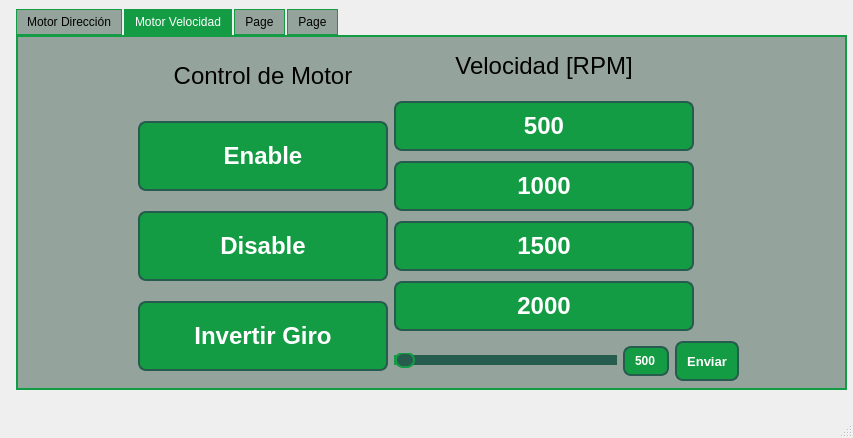
<?xml version="1.0" encoding="UTF-8"?>
<ui version="4.0">
 <class>MainWindow</class>
 <widget class="QMainWindow" name="MainWindow">
  <property name="geometry">
   <rect>
    <x>0</x>
    <y>0</y>
    <width>853</width>
    <height>438</height>
   </rect>
  </property>
  <property name="windowTitle">
   <string>MainWindow</string>
  </property>
  <widget class="QWidget" name="centralwidget">
   <widget class="QTextEdit" name="textEdit">
    <property name="geometry">
     <rect>
      <x>60</x>
      <y>530</y>
      <width>50</width>
      <height>50</height>
     </rect>
    </property>
    <property name="maximumSize">
     <size>
      <width>50</width>
      <height>50</height>
     </size>
    </property>
   </widget>
   <widget class="QTabWidget" name="tabWidget">
    <property name="geometry">
     <rect>
      <x>16</x>
      <y>9</y>
      <width>831</width>
      <height>381</height>
     </rect>
    </property>
    <property name="styleSheet">
     <string notr="true">QTabWidget::pane {
    /* El área de contenido del TabWidget */
    background-color: #94a49c;  /* Fondo del área de contenido */
    border: 2px solid #149c44;  /* Borde alrededor del área de contenido */
}

QTabBar {
    /* El contenedor de las pestañas */
    background-color: transparent;  /* Deja transparente para mostrar bordes */
}

QTabBar::tab {
    /* Estilo para las pestañas */
    background-color: #94a49c;
    border: 1px solid #149c44;
    padding: 5px 10px;  /* Espaciado interno para las pestañas */
    margin-right: 2px;  /* Espaciado entre las pestañas */
}

QTabBar::tab:selected {
    /* Estilo para la pestaña seleccionada */
    background-color: #149c44;  /* Pestaña seleccionada tiene color más oscuro */
    color: white;  /* Color del texto de la pestaña seleccionada */
}

QTabBar::tab:!selected {
    /* Estilo para pestañas no seleccionadas */
    color: black;
}

QTabBar::tab:hover {
    /* Estilo para pestañas cuando se pasa el ratón por encima */
    background-color: #94c4a2;  /* Cambio de color al pasar el ratón */
}</string>
    </property>
    <property name="currentIndex">
     <number>1</number>
    </property>
    <widget class="QWidget" name="tab">
     <attribute name="title">
      <string>Motor Dirección</string>
     </attribute>
     <widget class="QWidget" name="horizontalLayoutWidget">
      <property name="geometry">
       <rect>
        <x>110</x>
        <y>0</y>
        <width>581</width>
        <height>351</height>
       </rect>
      </property>
      <layout class="QHBoxLayout" name="horizontalLayout">
       <item>
        <layout class="QVBoxLayout" name="verticalLayout"/>
       </item>
       <item>
        <layout class="QVBoxLayout" name="verticalLayout_2">
         <item>
          <widget class="QLabel" name="label_2">
           <property name="minimumSize">
            <size>
             <width>250</width>
             <height>0</height>
            </size>
           </property>
           <property name="maximumSize">
            <size>
             <width>250</width>
             <height>50</height>
            </size>
           </property>
           <property name="text">
            <string>&lt;html&gt;&lt;head/&gt;&lt;body&gt;&lt;p align=&quot;center&quot;&gt;&lt;span style=&quot; font-size:18pt;&quot;&gt;Control de Motor&lt;/span&gt;&lt;/p&gt;&lt;/body&gt;&lt;/html&gt;</string>
           </property>
          </widget>
         </item>
         <item>
          <widget class="QPushButton" name="EN_DIR">
           <property name="maximumSize">
            <size>
             <width>16777215</width>
             <height>70</height>
            </size>
           </property>
           <property name="font">
            <font>
             <pointsize>18</pointsize>
             <bold>true</bold>
            </font>
           </property>
           <property name="styleSheet">
            <string notr="true">QPushButton {
    /* Estilo inicial del botón */
    background-color: #149c44;
    border: 2px solid #265c4d;
	color: white;
    border-radius: 8px;
    padding: 5px 10px;
	font-weight: bold;
}

QPushButton:pressed {
    /* Estilo del botón cuando está presionado */
    background-color:  #265c4d;
    border: 2px solid #265c4d;
	color: white;
}</string>
           </property>
           <property name="text">
            <string>Enable</string>
           </property>
          </widget>
         </item>
         <item>
          <widget class="QPushButton" name="DIS_DIR">
           <property name="maximumSize">
            <size>
             <width>16777215</width>
             <height>70</height>
            </size>
           </property>
           <property name="font">
            <font>
             <pointsize>18</pointsize>
             <bold>true</bold>
            </font>
           </property>
           <property name="styleSheet">
            <string notr="true">QPushButton {
    /* Estilo inicial del botón */
    background-color: #149c44;
    border: 2px solid #265c4d;
	color: white;
    border-radius: 8px;
    padding: 5px 10px;
	font-weight: bold;
}

QPushButton:pressed {
    /* Estilo del botón cuando está presionado */
    background-color:  #265c4d;
    border: 2px solid #265c4d;
	color: white;
}</string>
           </property>
           <property name="text">
            <string>Disable</string>
           </property>
          </widget>
         </item>
        </layout>
       </item>
       <item>
        <layout class="QVBoxLayout" name="verticalLayout_3">
         <item>
          <widget class="QLabel" name="label_3">
           <property name="minimumSize">
            <size>
             <width>250</width>
             <height>0</height>
            </size>
           </property>
           <property name="maximumSize">
            <size>
             <width>300</width>
             <height>50</height>
            </size>
           </property>
           <property name="text">
            <string>&lt;html&gt;&lt;head/&gt;&lt;body&gt;&lt;p align=&quot;center&quot;&gt;&lt;span style=&quot; font-size:18pt;&quot;&gt;Dirección [Grados]&lt;/span&gt;&lt;/p&gt;&lt;/body&gt;&lt;/html&gt;</string>
           </property>
          </widget>
         </item>
         <item>
          <widget class="QLineEdit" name="LINE_POS">
           <property name="font">
            <font>
             <pointsize>18</pointsize>
             <bold>true</bold>
            </font>
           </property>
           <property name="styleSheet">
            <string notr="true">    background-color: white;
    border: 2px solid #265c4d;
	color: white;
    border-radius: 8px;
    padding: 5px 10px;
	font-weight: bold;</string>
           </property>
           <property name="inputMethodHints">
            <set>Qt::ImhDigitsOnly</set>
           </property>
           <property name="frame">
            <bool>true</bool>
           </property>
          </widget>
         </item>
         <item>
          <widget class="QPushButton" name="POS_BUT">
           <property name="font">
            <font>
             <pointsize>18</pointsize>
             <bold>true</bold>
            </font>
           </property>
           <property name="styleSheet">
            <string notr="true">QPushButton {
    /* Estilo inicial del botón */
    background-color: #149c44;
    border: 2px solid #265c4d;
	color: white;
    border-radius: 8px;
    padding: 5px 10px;
	font-weight: bold;
}

QPushButton:pressed {
    /* Estilo del botón cuando está presionado */
    background-color:  #265c4d;
    border: 2px solid #265c4d;
	color: white;
}</string>
           </property>
           <property name="text">
            <string>Enviar</string>
           </property>
          </widget>
         </item>
        </layout>
       </item>
      </layout>
     </widget>
    </widget>
    <widget class="QWidget" name="tab_2">
     <attribute name="title">
      <string>Motor Velocidad</string>
     </attribute>
     <widget class="QWidget" name="horizontalLayoutWidget_2">
      <property name="geometry">
       <rect>
        <x>120</x>
        <y>0</y>
        <width>601</width>
        <height>351</height>
       </rect>
      </property>
      <layout class="QHBoxLayout" name="horizontalLayout_2">
       <item>
        <layout class="QVBoxLayout" name="verticalLayout_4"/>
       </item>
       <item>
        <layout class="QVBoxLayout" name="verticalLayout_5" stretch="0,0,0,0">
         <item>
          <widget class="QLabel" name="label_5">
           <property name="minimumSize">
            <size>
             <width>250</width>
             <height>0</height>
            </size>
           </property>
           <property name="maximumSize">
            <size>
             <width>300</width>
             <height>50</height>
            </size>
           </property>
           <property name="text">
            <string>&lt;html&gt;&lt;head/&gt;&lt;body&gt;&lt;p align=&quot;center&quot;&gt;&lt;span style=&quot; font-size:18pt;&quot;&gt;Control de Motor&lt;/span&gt;&lt;/p&gt;&lt;/body&gt;&lt;/html&gt;</string>
           </property>
          </widget>
         </item>
         <item>
          <widget class="QPushButton" name="EN_VEL">
           <property name="maximumSize">
            <size>
             <width>16777215</width>
             <height>70</height>
            </size>
           </property>
           <property name="font">
            <font>
             <pointsize>18</pointsize>
             <bold>true</bold>
            </font>
           </property>
           <property name="styleSheet">
            <string notr="true">QPushButton {
    /* Estilo inicial del botón */
    background-color: #149c44;
    border: 2px solid #265c4d;
	color: white;
    border-radius: 8px;
    padding: 5px 10px;
	font-weight: bold;
}

QPushButton:pressed {
    /* Estilo del botón cuando está presionado */
    background-color:  #265c4d;
    border: 2px solid #265c4d;
	color: white;
}</string>
           </property>
           <property name="text">
            <string>Enable</string>
           </property>
          </widget>
         </item>
         <item>
          <widget class="QPushButton" name="DIS_VEL">
           <property name="maximumSize">
            <size>
             <width>16777215</width>
             <height>70</height>
            </size>
           </property>
           <property name="font">
            <font>
             <pointsize>18</pointsize>
             <bold>true</bold>
            </font>
           </property>
           <property name="styleSheet">
            <string notr="true">QPushButton {
    /* Estilo inicial del botón */
    background-color: #149c44;
    border: 2px solid #265c4d;
	color: white;
    border-radius: 8px;
    padding: 5px 10px;
	font-weight: bold;
}

QPushButton:pressed {
    /* Estilo del botón cuando está presionado */
    background-color:  #265c4d;
    border: 2px solid #265c4d;
	color: white;
}</string>
           </property>
           <property name="text">
            <string>Disable</string>
           </property>
          </widget>
         </item>
         <item>
          <widget class="QPushButton" name="bot_INV">
           <property name="maximumSize">
            <size>
             <width>16777215</width>
             <height>70</height>
            </size>
           </property>
           <property name="font">
            <font>
             <pointsize>18</pointsize>
             <bold>true</bold>
            </font>
           </property>
           <property name="styleSheet">
            <string notr="true">QPushButton {
    /* Estilo inicial del botón */
    background-color: #149c44;
    border: 2px solid #265c4d;
	color: white;
    border-radius: 8px;
    padding: 5px 10px;
	font-weight: bold;
}

QPushButton:pressed {
    /* Estilo del botón cuando está presionado */
    background-color:  #265c4d;
    border: 2px solid #265c4d;
	color: white;
}</string>
           </property>
           <property name="text">
            <string>Invertir Giro</string>
           </property>
          </widget>
         </item>
        </layout>
       </item>
       <item>
        <layout class="QVBoxLayout" name="verticalLayout_6" stretch="0,0,0,0,0,0">
         <item>
          <widget class="QLabel" name="label_6">
           <property name="minimumSize">
            <size>
             <width>250</width>
             <height>0</height>
            </size>
           </property>
           <property name="maximumSize">
            <size>
             <width>300</width>
             <height>50</height>
            </size>
           </property>
           <property name="text">
            <string>&lt;html&gt;&lt;head/&gt;&lt;body&gt;&lt;p align=&quot;center&quot;&gt;&lt;span style=&quot; font-size:18pt;&quot;&gt;Velocidad [RPM]&lt;/span&gt;&lt;/p&gt;&lt;/body&gt;&lt;/html&gt;</string>
           </property>
          </widget>
         </item>
         <item>
          <widget class="QPushButton" name="B_500_RPM">
           <property name="maximumSize">
            <size>
             <width>300</width>
             <height>50</height>
            </size>
           </property>
           <property name="font">
            <font>
             <pointsize>18</pointsize>
             <bold>true</bold>
            </font>
           </property>
           <property name="styleSheet">
            <string notr="true">QPushButton {
    /* Estilo inicial del botón */
    background-color: #149c44;
    border: 2px solid #265c4d;
	color: white;
    border-radius: 8px;
    padding: 5px 10px;
	font-weight: bold;
}

QPushButton:pressed {
    /* Estilo del botón cuando está presionado */
    background-color:  #265c4d;
    border: 2px solid #265c4d;
	color: white;
}</string>
           </property>
           <property name="text">
            <string>500</string>
           </property>
          </widget>
         </item>
         <item>
          <widget class="QPushButton" name="B_1000_RPM">
           <property name="maximumSize">
            <size>
             <width>300</width>
             <height>50</height>
            </size>
           </property>
           <property name="font">
            <font>
             <pointsize>18</pointsize>
             <bold>true</bold>
            </font>
           </property>
           <property name="styleSheet">
            <string notr="true">QPushButton {
    /* Estilo inicial del botón */
    background-color: #149c44;
    border: 2px solid #265c4d;
	color: white;
    border-radius: 8px;
    padding: 5px 10px;
	font-weight: bold;
}

QPushButton:pressed {
    /* Estilo del botón cuando está presionado */
    background-color:  #265c4d;
    border: 2px solid #265c4d;
	color: white;
}</string>
           </property>
           <property name="text">
            <string>1000</string>
           </property>
          </widget>
         </item>
         <item>
          <widget class="QPushButton" name="B_1500_RPM">
           <property name="maximumSize">
            <size>
             <width>300</width>
             <height>50</height>
            </size>
           </property>
           <property name="font">
            <font>
             <pointsize>18</pointsize>
             <bold>true</bold>
            </font>
           </property>
           <property name="styleSheet">
            <string notr="true">QPushButton {
    /* Estilo inicial del botón */
    background-color: #149c44;
    border: 2px solid #265c4d;
	color: white;
    border-radius: 8px;
    padding: 5px 10px;
	font-weight: bold;
}

QPushButton:pressed {
    /* Estilo del botón cuando está presionado */
    background-color:  #265c4d;
    border: 2px solid #265c4d;
	color: white;
}</string>
           </property>
           <property name="text">
            <string>1500</string>
           </property>
          </widget>
         </item>
         <item>
          <widget class="QPushButton" name="B_2000_RPM">
           <property name="maximumSize">
            <size>
             <width>300</width>
             <height>50</height>
            </size>
           </property>
           <property name="font">
            <font>
             <pointsize>18</pointsize>
             <bold>true</bold>
            </font>
           </property>
           <property name="styleSheet">
            <string notr="true">QPushButton {
    /* Estilo inicial del botón */
    background-color: #149c44;
    border: 2px solid #265c4d;
	color: white;
    border-radius: 8px;
    padding: 5px 10px;
	font-weight: bold;
}

QPushButton:pressed {
    /* Estilo del botón cuando está presionado */
    background-color:  #265c4d;
    border: 2px solid #265c4d;
	color: white;
}</string>
           </property>
           <property name="text">
            <string>2000</string>
           </property>
          </widget>
         </item>
         <item>
          <layout class="QHBoxLayout" name="horizontalLayout_3">
           <item>
            <widget class="QSlider" name="SLID_RPM">
             <property name="styleSheet">
              <string notr="true">QSlider::groove:horizontal {
    /* Estilo del track del slider */
    border: 1px solid #265c4d;
    height: 8px;
    background: #149c44;
    border-radius: 4px;
}

QSlider::handle:horizontal {
    /* Estilo del handle (parte que se arrastra) */
    background: #265c4d;
    border: 2px solid #149c44;
    width: 16px;
    height: 16px;
    border-radius: 8px;
    margin: -4px 0;  /* Centra el handle en el track */
}

QSlider::add-page:horizontal {
    /* Estilo de la parte del track a la derecha del handle */
    background: #265c4d;
}

QSlider::sub-page:horizontal {
    /* Estilo de la parte del track a la izquierda del handle */
    background: #149c44;
}</string>
             </property>
             <property name="minimum">
              <number>500</number>
             </property>
             <property name="maximum">
              <number>3000</number>
             </property>
             <property name="orientation">
              <enum>Qt::Horizontal</enum>
             </property>
            </widget>
           </item>
           <item>
            <widget class="QSpinBox" name="spin_rpm">
             <property name="maximumSize">
              <size>
               <width>50</width>
               <height>30</height>
              </size>
             </property>
             <property name="font">
              <font>
               <bold>true</bold>
              </font>
             </property>
             <property name="styleSheet">
              <string notr="true">QSpinBox {
    /* Estilo para el QSpinBox cuando es solo lectura */
    background-color: #149c44;
    border: 2px solid #265c4d;
    border-radius: 8px;
    color: white;
    padding: 5px;
    font-weight: bold;
    text-align: center;
}</string>
             </property>
             <property name="alignment">
              <set>Qt::AlignCenter</set>
             </property>
             <property name="readOnly">
              <bool>true</bool>
             </property>
             <property name="buttonSymbols">
              <enum>QAbstractSpinBox::NoButtons</enum>
             </property>
             <property name="minimum">
              <number>500</number>
             </property>
             <property name="maximum">
              <number>3000</number>
             </property>
            </widget>
           </item>
           <item>
            <widget class="QPushButton" name="vel_slid_bot">
             <property name="maximumSize">
              <size>
               <width>80</width>
               <height>40</height>
              </size>
             </property>
             <property name="font">
              <font>
               <pointsize>10</pointsize>
               <bold>true</bold>
              </font>
             </property>
             <property name="styleSheet">
              <string notr="true">QPushButton {
    /* Estilo inicial del botón */
    background-color: #149c44;
    border: 2px solid #265c4d;
	color: white;
    border-radius: 8px;
    padding: 5px 10px;
	font-weight: bold;
}

QPushButton:pressed {
    /* Estilo del botón cuando está presionado */
    background-color:  #265c4d;
    border: 2px solid #265c4d;
	color: white;
}</string>
             </property>
             <property name="text">
              <string>Enviar</string>
             </property>
            </widget>
           </item>
          </layout>
         </item>
        </layout>
       </item>
      </layout>
     </widget>
    </widget>
    <widget class="QWidget" name="tab_3">
     <attribute name="title">
      <string>Page</string>
     </attribute>
     <widget class="QWidget" name="verticalLayoutWidget_5">
      <property name="geometry">
       <rect>
        <x>0</x>
        <y>0</y>
        <width>821</width>
        <height>261</height>
       </rect>
      </property>
      <layout class="QVBoxLayout" name="verticalLayout_11" stretch="0,0,6">
       <item>
        <widget class="QLabel" name="label_11">
         <property name="font">
          <font>
           <pointsize>20</pointsize>
          </font>
         </property>
         <property name="text">
          <string>Creación de Comandos</string>
         </property>
        </widget>
       </item>
       <item>
        <layout class="QHBoxLayout" name="horizontalLayout_4" stretch="0,0,0,6">
         <item>
          <layout class="QVBoxLayout" name="verticalLayout_7">
           <item>
            <widget class="QLabel" name="label_7">
             <property name="font">
              <font>
               <pointsize>16</pointsize>
              </font>
             </property>
             <property name="text">
              <string>ID </string>
             </property>
            </widget>
           </item>
           <item>
            <widget class="QComboBox" name="box_ID">
             <property name="currentIndex">
              <number>1</number>
             </property>
             <item>
              <property name="text">
               <string>01</string>
              </property>
             </item>
             <item>
              <property name="text">
               <string>07</string>
              </property>
             </item>
            </widget>
           </item>
          </layout>
         </item>
         <item>
          <layout class="QVBoxLayout" name="verticalLayout_8">
           <item>
            <widget class="QLabel" name="label_8">
             <property name="font">
              <font>
               <pointsize>16</pointsize>
              </font>
             </property>
             <property name="text">
              <string>Indice</string>
             </property>
            </widget>
           </item>
           <item>
            <widget class="QLineEdit" name="line_Index"/>
           </item>
          </layout>
         </item>
         <item>
          <layout class="QVBoxLayout" name="verticalLayout_9">
           <item>
            <widget class="QLabel" name="label_9">
             <property name="font">
              <font>
               <pointsize>16</pointsize>
              </font>
             </property>
             <property name="text">
              <string>Sub-Indice</string>
             </property>
            </widget>
           </item>
           <item>
            <widget class="QLineEdit" name="line_subIndex"/>
           </item>
          </layout>
         </item>
         <item>
          <layout class="QVBoxLayout" name="verticalLayout_10">
           <item>
            <widget class="QLabel" name="label_10">
             <property name="font">
              <font>
               <pointsize>16</pointsize>
              </font>
             </property>
             <property name="text">
              <string>Data</string>
             </property>
            </widget>
           </item>
           <item>
            <widget class="QLineEdit" name="line_Data"/>
           </item>
          </layout>
         </item>
        </layout>
       </item>
       <item>
        <widget class="QPushButton" name="but_CMD">
         <property name="minimumSize">
          <size>
           <width>0</width>
           <height>50</height>
          </size>
         </property>
         <property name="text">
          <string>PushButton</string>
         </property>
        </widget>
       </item>
      </layout>
     </widget>
     <widget class="QLineEdit" name="line">
      <property name="geometry">
       <rect>
        <x>10</x>
        <y>270</y>
        <width>221</width>
        <height>31</height>
       </rect>
      </property>
     </widget>
     <widget class="QLineEdit" name="line2">
      <property name="geometry">
       <rect>
        <x>10</x>
        <y>310</y>
        <width>221</width>
        <height>24</height>
       </rect>
      </property>
     </widget>
     <widget class="QSlider" name="SLID_distance">
      <property name="geometry">
       <rect>
        <x>260</x>
        <y>270</y>
        <width>41</width>
        <height>71</height>
       </rect>
      </property>
      <property name="maximum">
       <number>20</number>
      </property>
      <property name="orientation">
       <enum>Qt::Vertical</enum>
      </property>
     </widget>
     <widget class="QSpinBox" name="spin_distance">
      <property name="geometry">
       <rect>
        <x>300</x>
        <y>310</y>
        <width>39</width>
        <height>30</height>
       </rect>
      </property>
      <property name="maximumSize">
       <size>
        <width>50</width>
        <height>30</height>
       </size>
      </property>
      <property name="font">
       <font>
        <bold>true</bold>
       </font>
      </property>
      <property name="alignment">
       <set>Qt::AlignCenter</set>
      </property>
      <property name="readOnly">
       <bool>true</bool>
      </property>
      <property name="buttonSymbols">
       <enum>QAbstractSpinBox::NoButtons</enum>
      </property>
      <property name="minimum">
       <number>0</number>
      </property>
      <property name="maximum">
       <number>20</number>
      </property>
     </widget>
    </widget>
    <widget class="QWidget" name="tab_4">
     <attribute name="title">
      <string>Page</string>
     </attribute>
     <widget class="QWidget" name="horizontalLayoutWidget_3">
      <property name="geometry">
       <rect>
        <x>21</x>
        <y>30</y>
        <width>801</width>
        <height>80</height>
       </rect>
      </property>
      <layout class="QHBoxLayout" name="horizontalLayout_5">
       <item>
        <widget class="QCheckBox" name="sens0">
         <property name="text">
          <string>Sensor 0</string>
         </property>
        </widget>
       </item>
       <item>
        <widget class="QCheckBox" name="sens1">
         <property name="text">
          <string>Sensor 1</string>
         </property>
        </widget>
       </item>
       <item>
        <widget class="QCheckBox" name="sens2">
         <property name="text">
          <string>Sensor 2</string>
         </property>
        </widget>
       </item>
       <item>
        <widget class="QCheckBox" name="sens3">
         <property name="text">
          <string>Sensor 3</string>
         </property>
        </widget>
       </item>
       <item>
        <widget class="QCheckBox" name="sens4">
         <property name="text">
          <string>Sensor 4</string>
         </property>
        </widget>
       </item>
       <item>
        <widget class="QCheckBox" name="sens5">
         <property name="text">
          <string>Sensor 5</string>
         </property>
        </widget>
       </item>
       <item>
        <widget class="QCheckBox" name="sens6">
         <property name="text">
          <string>Sensor 6</string>
         </property>
        </widget>
       </item>
       <item>
        <widget class="QCheckBox" name="sens7">
         <property name="text">
          <string>Sensor 7</string>
         </property>
        </widget>
       </item>
      </layout>
     </widget>
     <widget class="QPushButton" name="send_sens">
      <property name="geometry">
       <rect>
        <x>310</x>
        <y>120</y>
        <width>131</width>
        <height>61</height>
       </rect>
      </property>
      <property name="font">
       <font>
        <pointsize>14</pointsize>
        <bold>true</bold>
       </font>
      </property>
      <property name="whatsThis">
       <string>&lt;html&gt;&lt;head/&gt;&lt;body&gt;&lt;p align=&quot;center&quot;&gt;&lt;span style=&quot; font-size:14pt; font-weight:700;&quot;&gt;Send&lt;/span&gt;&lt;/p&gt;&lt;/body&gt;&lt;/html&gt;</string>
      </property>
      <property name="styleSheet">
       <string notr="true">QPushButton {
    /* Estilo inicial del botón */
    background-color: #149c44;
    border: 2px solid #265c4d;
	color: white;
    border-radius: 8px;
    padding: 5px 10px;
}

QPushButton:pressed {
    /* Estilo del botón cuando está presionado */
    background-color:  #265c4d;
    border: 2px solid #265c4d;
	color: white;
}</string>
      </property>
      <property name="text">
       <string>Send</string>
      </property>
     </widget>
     <widget class="QLineEdit" name="line_kp_steering">
      <property name="geometry">
       <rect>
        <x>30</x>
        <y>240</y>
        <width>108</width>
        <height>24</height>
       </rect>
      </property>
     </widget>
     <widget class="QLabel" name="label_KP_steering">
      <property name="geometry">
       <rect>
        <x>30</x>
        <y>220</y>
        <width>49</width>
        <height>16</height>
       </rect>
      </property>
      <property name="text">
       <string>KP</string>
      </property>
     </widget>
     <widget class="QLabel" name="label_KD_steering">
      <property name="geometry">
       <rect>
        <x>170</x>
        <y>220</y>
        <width>49</width>
        <height>16</height>
       </rect>
      </property>
      <property name="text">
       <string>KD</string>
      </property>
     </widget>
     <widget class="QLineEdit" name="line_kd_steering">
      <property name="geometry">
       <rect>
        <x>170</x>
        <y>240</y>
        <width>108</width>
        <height>24</height>
       </rect>
      </property>
     </widget>
     <widget class="QLabel" name="label_KI_steering">
      <property name="geometry">
       <rect>
        <x>310</x>
        <y>220</y>
        <width>49</width>
        <height>16</height>
       </rect>
      </property>
      <property name="text">
       <string>KI</string>
      </property>
     </widget>
     <widget class="QLineEdit" name="line_ki_steering">
      <property name="geometry">
       <rect>
        <x>310</x>
        <y>240</y>
        <width>108</width>
        <height>24</height>
       </rect>
      </property>
     </widget>
     <widget class="QPushButton" name="pushButton_PID_Steering">
      <property name="geometry">
       <rect>
        <x>170</x>
        <y>280</y>
        <width>101</width>
        <height>41</height>
       </rect>
      </property>
      <property name="text">
       <string>PID</string>
      </property>
     </widget>
    </widget>
   </widget>
  </widget>
  <widget class="QMenuBar" name="menubar">
   <property name="geometry">
    <rect>
     <x>0</x>
     <y>0</y>
     <width>853</width>
     <height>21</height>
    </rect>
   </property>
  </widget>
  <widget class="QStatusBar" name="statusbar"/>
 </widget>
 <resources/>
 <connections/>
</ui>
